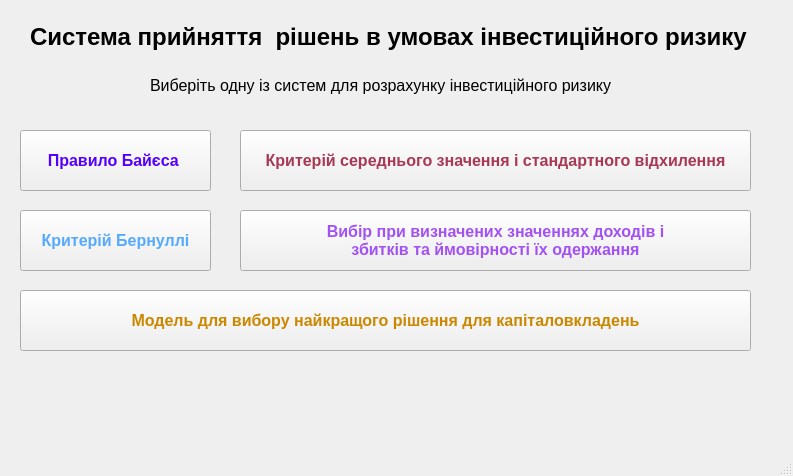
<?xml version="1.0" encoding="UTF-8"?>
<ui version="4.0">
 <class>MainWindow</class>
 <widget class="QMainWindow" name="MainWindow">
  <property name="geometry">
   <rect>
    <x>0</x>
    <y>0</y>
    <width>793</width>
    <height>476</height>
   </rect>
  </property>
  <property name="windowTitle">
   <string>MainWindow</string>
  </property>
  <property name="styleSheet">
   <string notr="true"/>
  </property>
  <widget class="QWidget" name="centralwidget">
   <widget class="QLabel" name="label">
    <property name="geometry">
     <rect>
      <x>30</x>
      <y>20</y>
      <width>731</width>
      <height>61</height>
     </rect>
    </property>
    <property name="font">
     <font>
      <family>Arial</family>
      <pointsize>18</pointsize>
      <weight>75</weight>
      <italic>false</italic>
      <bold>true</bold>
      <underline>false</underline>
      <strikeout>false</strikeout>
     </font>
    </property>
    <property name="text">
     <string extracomment="blue">Система прийняття  рішень в умовах інвестиційного ризику
</string>
    </property>
   </widget>
   <widget class="QLabel" name="label_2">
    <property name="geometry">
     <rect>
      <x>150</x>
      <y>60</y>
      <width>461</width>
      <height>51</height>
     </rect>
    </property>
    <property name="font">
     <font>
      <family>Arial</family>
      <pointsize>12</pointsize>
     </font>
    </property>
    <property name="text">
     <string>Виберіть одну із систем для розрахунку інвестиційного ризику:</string>
    </property>
   </widget>
   <widget class="QPushButton" name="pushButton">
    <property name="geometry">
     <rect>
      <x>20</x>
      <y>210</y>
      <width>191</width>
      <height>61</height>
     </rect>
    </property>
    <property name="font">
     <font>
      <pointsize>12</pointsize>
      <weight>75</weight>
      <italic>false</italic>
      <bold>true</bold>
     </font>
    </property>
    <property name="styleSheet">
     <string notr="true">color: rgb(85, 170, 255)</string>
    </property>
    <property name="text">
     <string>Критерій Бернуллі</string>
    </property>
   </widget>
   <widget class="QPushButton" name="pushButton_2">
    <property name="geometry">
     <rect>
      <x>240</x>
      <y>130</y>
      <width>511</width>
      <height>61</height>
     </rect>
    </property>
    <property name="font">
     <font>
      <pointsize>12</pointsize>
      <weight>75</weight>
      <bold>true</bold>
     </font>
    </property>
    <property name="styleSheet">
     <string notr="true">color: rgb(168, 56, 84)</string>
    </property>
    <property name="text">
     <string>Критерій середнього значення і стандартного відхилення</string>
    </property>
   </widget>
   <widget class="QPushButton" name="pushButton_3">
    <property name="geometry">
     <rect>
      <x>20</x>
      <y>130</y>
      <width>191</width>
      <height>61</height>
     </rect>
    </property>
    <property name="font">
     <font>
      <pointsize>12</pointsize>
      <weight>75</weight>
      <bold>true</bold>
     </font>
    </property>
    <property name="styleSheet">
     <string notr="true">color: rgb(85, 0, 255)</string>
    </property>
    <property name="text">
     <string>Правило Байєса </string>
    </property>
   </widget>
   <widget class="QPushButton" name="pushButton_4">
    <property name="geometry">
     <rect>
      <x>240</x>
      <y>210</y>
      <width>511</width>
      <height>61</height>
     </rect>
    </property>
    <property name="font">
     <font>
      <pointsize>12</pointsize>
      <weight>75</weight>
      <bold>true</bold>
     </font>
    </property>
    <property name="styleSheet">
     <string notr="true">color: rgb(162, 81, 243)</string>
    </property>
    <property name="text">
     <string>Вибір при визначених значеннях доходів і 
збитків та ймовірності їх одержання</string>
    </property>
   </widget>
   <widget class="QPushButton" name="pushButton_5">
    <property name="geometry">
     <rect>
      <x>20</x>
      <y>290</y>
      <width>731</width>
      <height>61</height>
     </rect>
    </property>
    <property name="font">
     <font>
      <pointsize>12</pointsize>
      <weight>75</weight>
      <bold>true</bold>
     </font>
    </property>
    <property name="styleSheet">
     <string notr="true">color: rgb(203, 135, 0)</string>
    </property>
    <property name="text">
     <string>Модель для вибору найкращого рішення для капіталовкладень</string>
    </property>
   </widget>
  </widget>
  <widget class="QMenuBar" name="menubar">
   <property name="geometry">
    <rect>
     <x>0</x>
     <y>0</y>
     <width>793</width>
     <height>21</height>
    </rect>
   </property>
  </widget>
  <widget class="QStatusBar" name="statusbar"/>
 </widget>
 <resources/>
 <connections/>
</ui>
